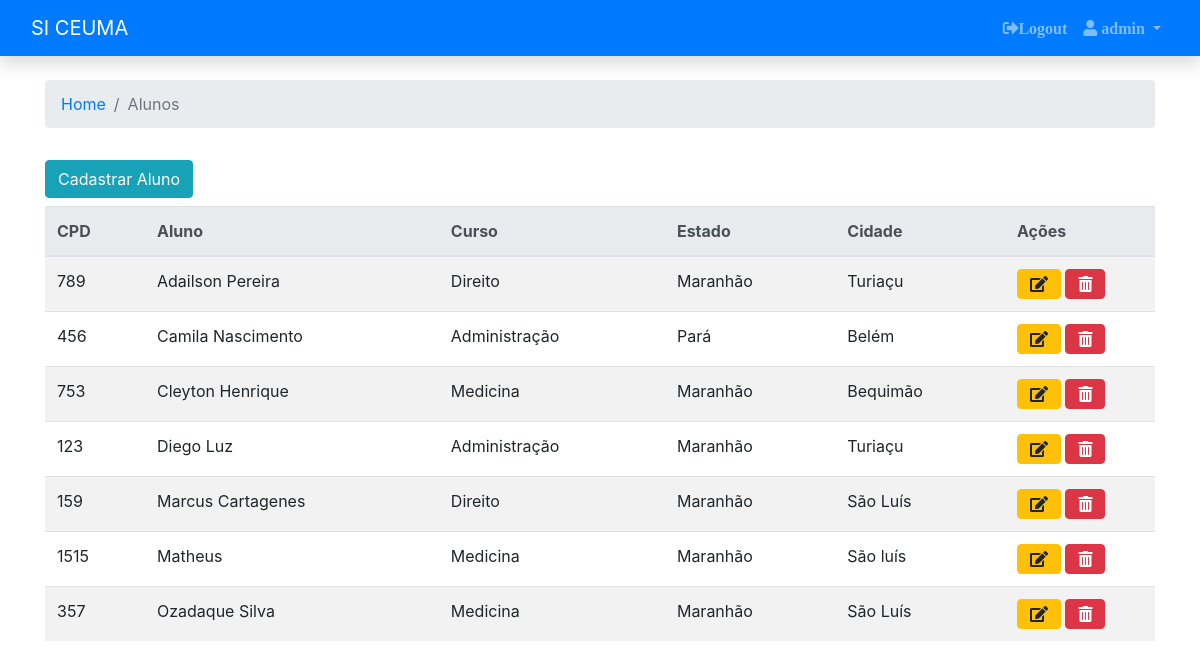
Page /alunos (signed in) on the committed database.
### app/models/tabels.py (models this page shows, shortened)
class User(db.Model):
    id = db.Column(db.Integer, primary_key=True)
    username = db.Column(db.String(50), unique=True, nullable=False)
    password = db.Column(db.String(128), nullable=False)
    email = db.Column(db.String(100), unique=True, nullable=False)
    '''
    verifica se usuario está autenticado
    '''
    @property
    def is_authenticated(self):
        return True
    '''
    verifica se o usuario está ativo no sistema
    '''
    '''
    verifica se o usuario esta como anônimo no sietma ou logado com usuario
    '''
    '''
    pega o ID do usuario com a sessão ativa
    '''

class Student(db.Model):
    id = db.Column(db.Integer, primary_key=True)
    cpd = db.Column(db.Integer, unique=True, nullable=False)
    name = db.Column(db.String(100), nullable=False)
    cpf = db.Column(db.String(11), unique=True, nullable=False)
    email = db.Column(db.String(100), unique=True, nullable=False)
    phone = db.Column(db.String(11), nullable=False)
    course_id = db.Column(db.Integer, db.ForeignKey('course.id'), nullable=False)
    created = db.Column(db.DateTime, default=datetime.utcnow)
    updated = db.Column(db.DateTime, onupdate=datetime.utcnow)
    student_address = db.relationship('Address', backref='address_id')

class Course(db.Model):
    id = db.Column(db.Integer, primary_key=True)
    codigo = db.Column(db.String(6), unique=True, nullable=False)
    course = db.Column(db.String(80), nullable=False)
    workload = db.Column(db.Integer, nullable=False)
    created = db.Column(db.DateTime, default=datetime.now())
    updated = db.Column(db.DateTime, onupdate=datetime.now())
    student_course = db.relationship('Student', backref='student_id')

class Address(db.Model):
    id = db.Column(db.Integer, primary_key=True)
    cep = db.Column(db.String(8), nullable=False)
    state = db.Column(db.String(50), nullable=False)
    city = db.Column(db.String(50), nullable=False)
    street = db.Column(db.String(50), nullable=False)
    bairro = db.Column(db.String(50), nullable=False)
    student_id = db.Column(db.Integer, db.ForeignKey('student.id'))

### app/controllers/default.py (the view, shortened to what this page needs)
@app.route("/alunos", methods=["GET", "POST"])
@login_required
def student():
    form = CreateStudent()
    form.course_id.choices = [(course.id, course.course) for course in Course.query.order_by(Course.course).all()]
    students = Student.query.order_by(Student.name).all()
    return render_template("student/student.html", students=students, form=form)

### app/controllers/default.py (called while the page is built)
@login_manager.user_loader
def load_user(id):
    return User.query.filter_by(id=id).first()

### app/templates/student/student.html (shortened to what this page needs)
{% extends 'base.html' %}
{% block breadcrumb %}
    <li class="breadcrumb-item"><a href="{{ url_for('index') }}">Home</a></li>
    <li class="breadcrumb-item active">Alunos</li>
{% endblock %}
{% block content %}
<div class="row">
    <div class="col">
        <button type="button" class="btn btn-info my-2" data-toggle="modal" data-target="#studentModal">
            Cadastrar Aluno
        </button>
    </div>
</div>
<table class="table table-striped table-responsive-sm">
    <thead class="thead-light">
        <tr>
            <th style="width:100px">CPD</th>
            <th style="width:auto">Aluno</th>
            <th style="width:auto">Curso</th>
            <th style="width:auto">Estado</th>
            <th style="width:auto">Cidade</th>
            <th style="width:150px">Ações</th>
        </tr>
    </thead>
    <tbody>
        {% for student in students %}
            <tr>
                <td>{{ student.cpd }}</td>
                <td>{{ student.name }}</td>
                <td>{{ student.student_id.course }}</td>
                <td>{{ student.student_address[0].state }}</td>
                <td>{{ student.student_address[0].city }}</td>
                <td>
                    <a class="btn btn-warning fas fa-edit" href="{{ url_for('editar_student', id=student.id) }}"></a>
                    <a class="btn btn-danger fas fa-trash-alt" href="{{ url_for('excluir_student', id=student.id) }}"></a>
                </td>
            </tr>
        {% endfor %}
    </tbody>
</table>
{% endblock %}

### app/templates/base.html (shortened to what this page needs)
<!DOCTYPE html>
<html lang="pt-br">
<head>
    <link rel="stylesheet" href="{{ url_for('static', filename='css/bootstrap.min.css') }}">
    <link rel="stylesheet" href="https://use.fontawesome.com/releases/v5.4.1/css/all.css">
</head>
<body class="page-top">
    {% block body %}
    <nav class="navbar navbar-expand-sm navbar-dark bg-primary shadow">
      <div class="container-fluid">
        <a class="navbar-brand" href="{{ url_for('index') }}">SI CEUMA</a>
        <div class="collapse navbar-collapse" id="mainMenu">
            <ul class="navbar-nav ml-auto">
                <li class="nav-item">
                    <a class="nav-link fas fa-sign-out-alt" href="{{ url_for('logout') }}">Logout</a>
                </li>
                <li class="nav-item dropdown">
                    <a class="nav-link dropdown-toggle fas fa-user" href="#" id="userMenu" data-toggle="dropdown" aria-haspopup="true"
                        aria-expanded="false">
                        {{ current_user.username }}
                    </a>
                </li>
            </ul>
        </div>
      </div>
    </nav>
    <div class="container">
        <ol class="breadcrumb my-4">
            {% block breadcrumb %}
            {% endblock %}
        </ol>
        {% block content %}
        {% endblock %}
    </div>
  {% endblock body %}
</body>
</html>

### rows in the picture
User: username "admin"
Student: cpd "789", name "Adailson Pereira", student_id.course "Direito", state "Maranhão", city "Turiaçu"
Student: cpd "456", name "Camila Nascimento", student_id.course "Administração", state "Pará", city "Belém"
Student: cpd "753", name "Cleyton Henrique", student_id.course "Medicina", state "Maranhão", city "Bequimão"
Student: cpd "123", name "Diego Luz", student_id.course "Administração", state "Maranhão", city "Turiaçu"
Student: cpd "159", name "Marcus Cartagenes", student_id.course "Direito", state "Maranhão", city "São Luís"
Student: cpd "1515", name "Matheus", student_id.course "Medicina", state "Maranhão", city "São luís"
Student: cpd "357", name "Ozadaque Silva", student_id.course "Medicina", state "Maranhão", city "São Luís"
